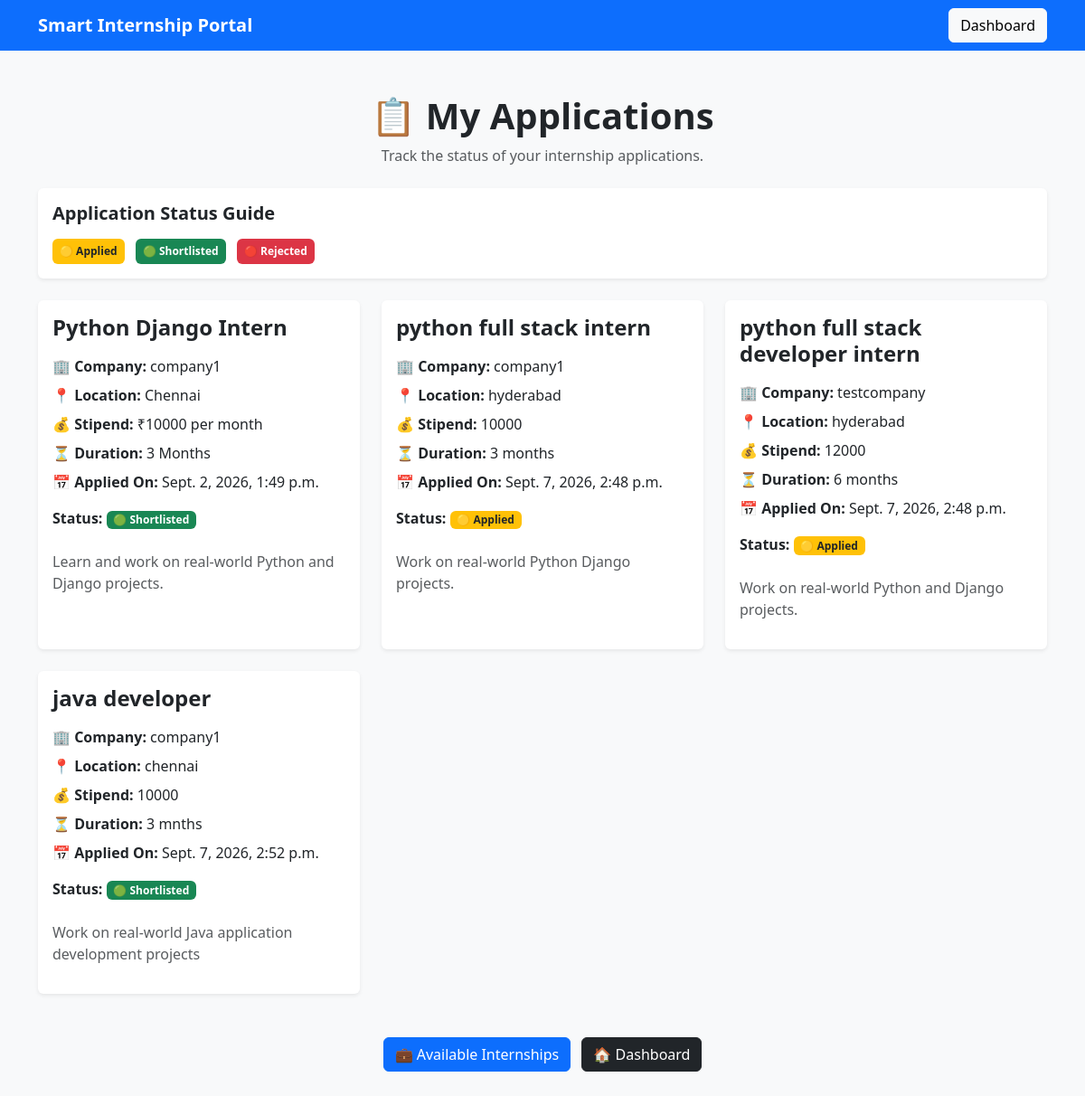
/applications/my-applications/ (signed in), run on the app's committed database.
### applications/models.py (models this page shows, shortened)
class Application(models.Model):
    STATUS_CHOICES = (
        ('applied', 'Applied'),
        ('shortlisted', 'Shortlisted'),
        ('rejected', 'Rejected'),
    )
    student = models.ForeignKey(
        User,
        on_delete=models.CASCADE
    )
    internship = models.ForeignKey(
        Internship,
        on_delete=models.CASCADE
    )
    status = models.CharField(
        max_length=20,
        choices=STATUS_CHOICES,
        default='applied'
    )
    applied_at = models.DateTimeField(
        auto_now_add=True
    )

### internships/models.py (models this page shows, shortened)
class Internship(models.Model):
    company = models.ForeignKey(
        User,
        on_delete=models.CASCADE
    )
    title = models.CharField(
        max_length=200
    )
    description = models.TextField()
    required_skills = models.TextField()
    location = models.CharField(
        max_length=100
    )
    duration = models.CharField(
        max_length=100
    )
    stipend = models.CharField(
        max_length=100
    )
    application_deadline = models.DateField()
    created_at = models.DateTimeField(
        auto_now_add=True
    )

### applications/views.py (the view)
def my_applications(request):
    if not request.user.is_authenticated:
        return redirect('login')
    try:
        profile = UserProfile.objects.get(
            user=request.user
        )
    except UserProfile.DoesNotExist:
        return redirect('login')
    if profile.role != 'student':
        return redirect('login')
    applications = Application.objects.filter(
        student=request.user
    ).select_related('internship')
    return render(
        request,
        'applications/my_applications.html',
        {
            'applications': applications
        }
    )

### applications/templates/applications/my_applications.html (shortened to what this page needs)
<!DOCTYPE html>
<html lang="en">
<head>
    <link
        href="https://cdn.jsdelivr.net/npm/bootstrap@5.3.3/dist/css/bootstrap.min.css"
        rel="stylesheet"
    >
</head>
<body class="bg-light">
    <nav class="navbar navbar-dark bg-primary">
        <div class="container">
            <a class="navbar-brand fw-bold"
               href="{% url 'student_dashboard' %}">
                Smart Internship Portal
            </a>
            <a class="btn btn-light"
               href="{% url 'student_dashboard' %}">
                Dashboard
            </a>
        </div>
    </nav>
    <div class="container mt-5 mb-5">
        <div class="text-center mb-4">
            <h1 class="fw-bold">
                📋 My Applications
            </h1>
            <p class="text-muted">
                Track the status of your internship applications.
            </p>
        </div>
        <div class="card shadow-sm border-0 mb-4">
            <div class="card-body">
                <h5 class="fw-bold">
                    Application Status Guide
                </h5>
                <div class="mt-3">
                    <span class="badge bg-warning text-dark me-2 p-2">
                        🟡 Applied
                    </span>
                    <span class="badge bg-success me-2 p-2">
                        🟢 Shortlisted
                    </span>
                    <span class="badge bg-danger p-2">
                        🔴 Rejected
                    </span>
                </div>
            </div>
        </div>
        {% if applications %}
            <div class="row g-4">
                {% for application in applications %}
                    <div class="col-md-6 col-lg-4">
                        <div class="card h-100 shadow-sm border-0">
                            <div class="card-body d-flex flex-column">
                                <h4 class="fw-bold mb-3">
                                    {{ application.internship.title }}
                                </h4>
                                <p class="mb-2">
                                    <strong>
                                        🏢 Company:
                                    </strong>
                                    {{ application.internship.company.username }}
                                </p>
                                <p class="mb-2">
                                    <strong>
                                        📍 Location:
                                    </strong>
                                    {{ application.internship.location }}
                                </p>
                                <p class="mb-2">
                                    <strong>
                                        💰 Stipend:
                                    </strong>
                                    {{ application.internship.stipend }}
                                </p>
                                <p class="mb-2">
                                    <strong>
                                        ⏳ Duration:
                                    </strong>
                                    {{ application.internship.duration }}
                                </p>
                                <p class="mb-3">
                                    <strong>
                                        📅 Applied On:
                                    </strong>
                                    {{ application.applied_at }}
                                </p>
                                <div class="mb-4">
                                    <strong>
                                        Status:
                                    </strong>
                                    {% if application.status == 'applied' %}
                                        <span class="badge bg-warning text-dark">
                                            🟡 Applied
                                        </span>
                                    {% elif application.status == 'shortlisted' %}
                                        <span class="badge bg-success">
                                            🟢 Shortlisted
                                        </span>
                                    {% elif application.status == 'rejected' %}
                                        <span class="badge bg-danger">
                                            🔴 Rejected
                                        </span>
                                    {% endif %}
                                </div>
                                <p class="text-muted">
                                    {{ application.internship.description }}
                                </p>
                            </div>
                        </div>
                    </div>
                {% endfor %}
            </div>
        {% endif %}
        <div class="text-center mt-5">
            <a
                href="{% url 'available_internships' %}"
                class="btn btn-primary me-2">
                💼 Available Internships
            </a>
            <a
                href="{% url 'student_dashboard' %}"
                class="btn btn-dark">
                🏠 Dashboard
            </a>
        </div>
    </div>
</body>
</html>

### data on the page
Application: internship "Python Django Intern", internship.company.username "company1", internship.location "Chennai", internship.stipend "₹10000 per month", internship.duration "3 Months", applied_at "Sept. 2, 2026, 1:49 p.m.", status "🟢 Shortlisted", internship.description "Learn and work on real-world Python and Django projects."
Application: internship "python full stack intern", internship.company.username "company1", internship.location "hyderabad", internship.stipend "10000", internship.duration "3 months", applied_at "Sept. 7, 2026, 2:48 p.m.", status "🟡 Applied", internship.description "Work on real-world Python Django projects."
Application: internship "python full stack developer intern", internship.company.username "testcompany", internship.location "hyderabad", internship.stipend "12000", internship.duration "6 months", applied_at "Sept. 7, 2026, 2:48 p.m.", status "🟡 Applied", internship.description "Work on real-world Python and Django projects."
Application: internship "java developer", internship.company.username "company1", internship.location "chennai", internship.stipend "10000", internship.duration "3 mnths", applied_at "Sept. 7, 2026, 2:52 p.m.", status "🟢 Shortlisted", internship.description "Work on real-world Java application development projects"
